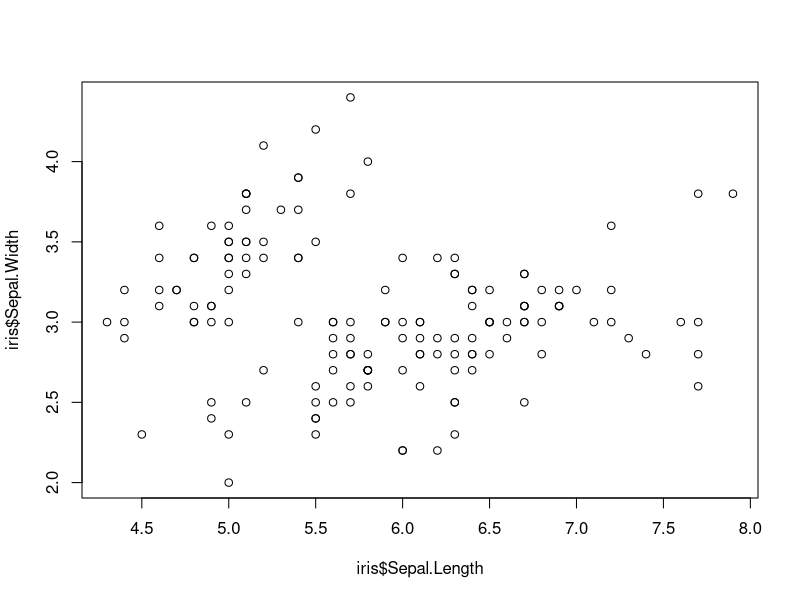
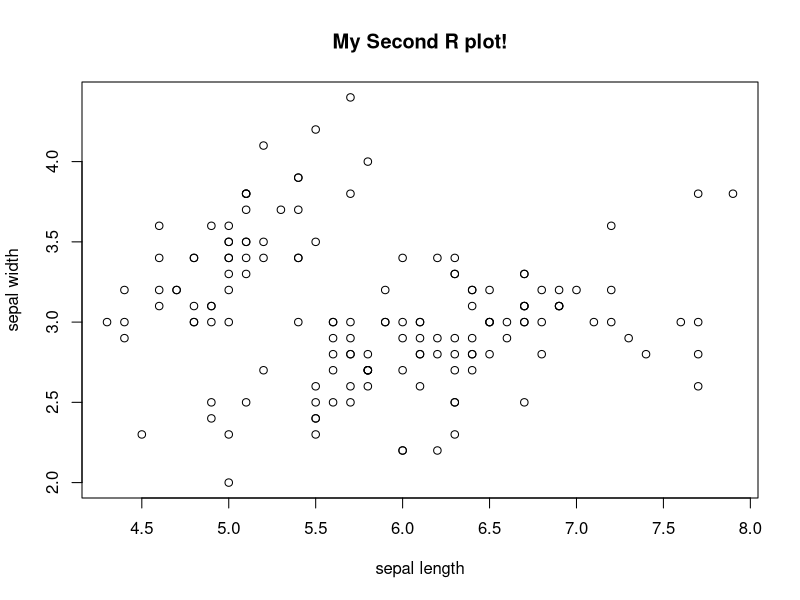
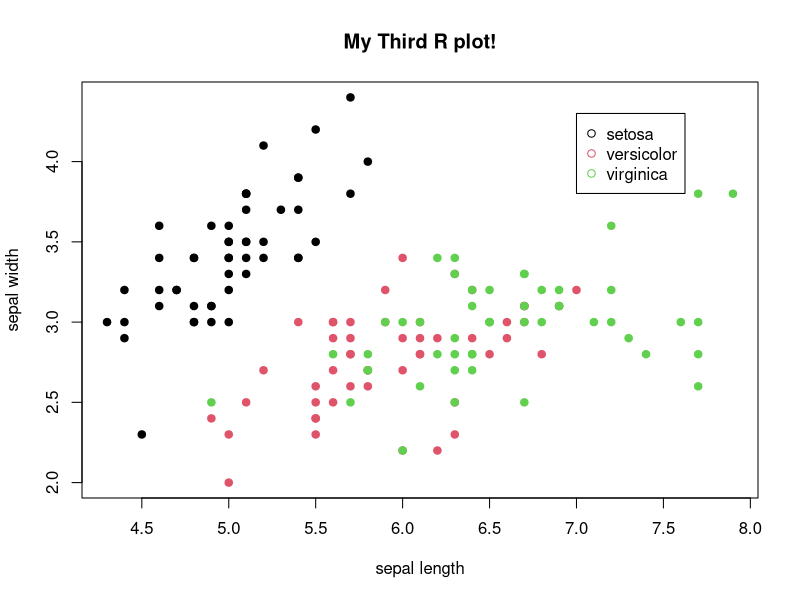
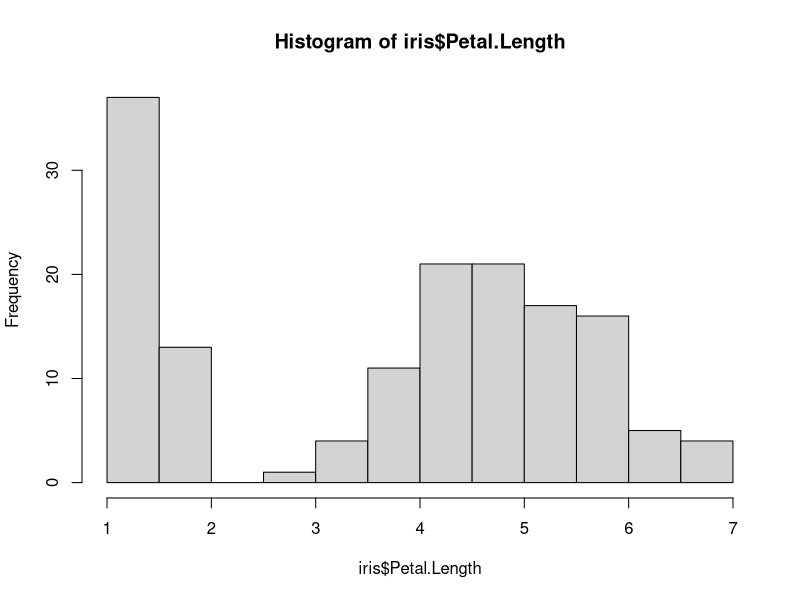
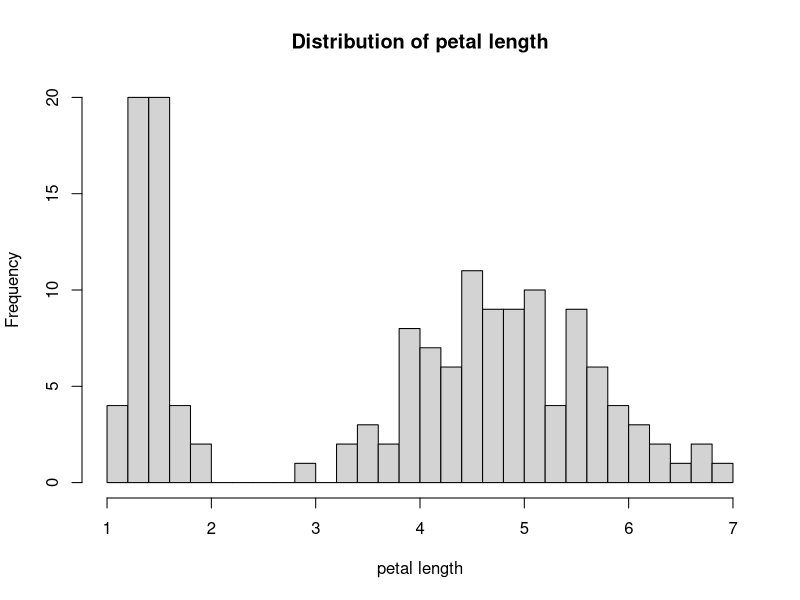
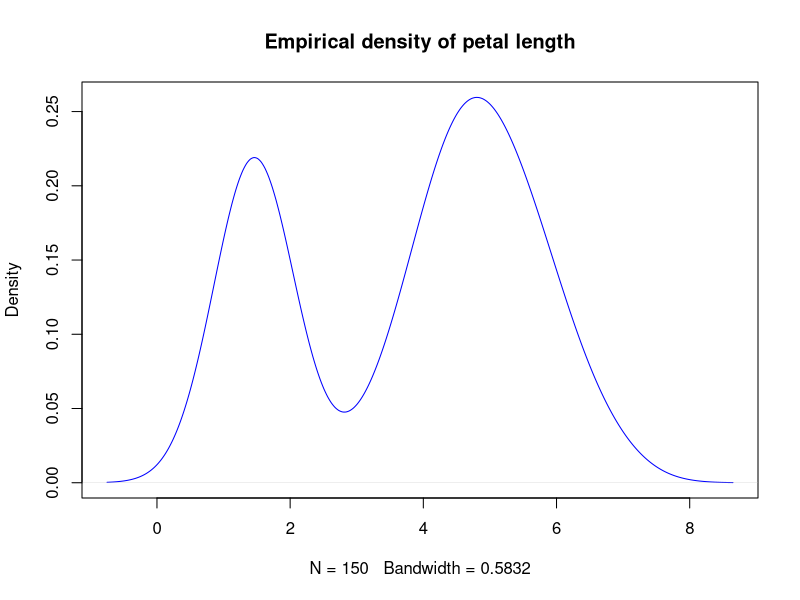
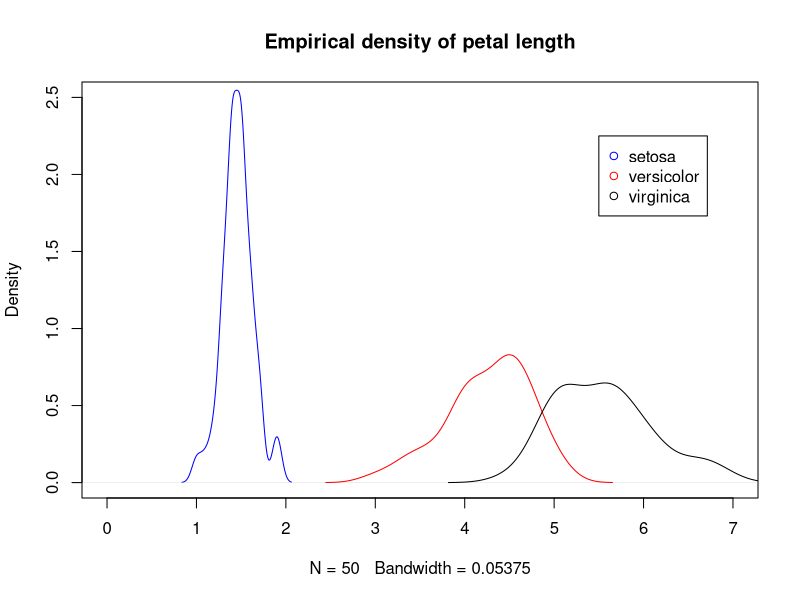
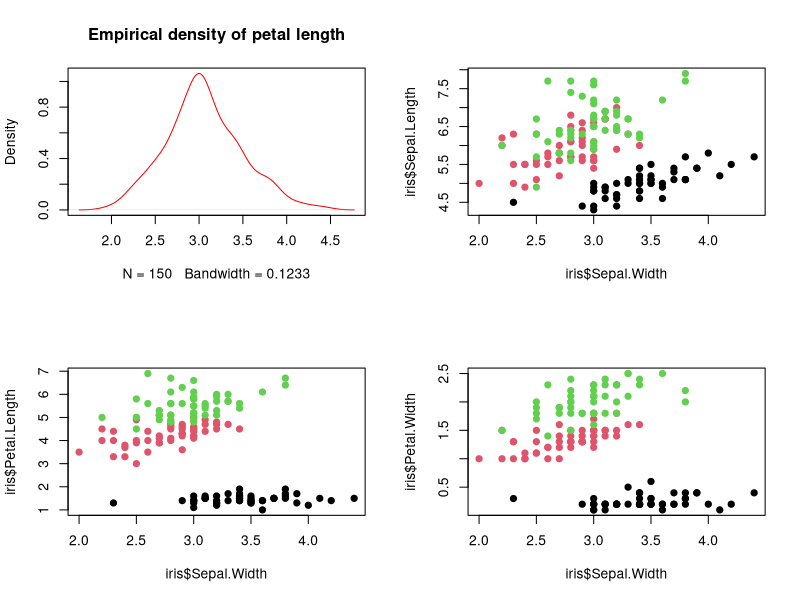

These charts were generated, in order, by the following R code:
## ---- chunk 1
knitr::opts_chunk$set(
    eval = TRUE
    , echo = TRUE
    , warning = FALSE
    , message = FALSE
)
## ---- chunk 2
# "and" logic is expressed with "&"
TRUE & TRUE   # TRUE
TRUE & FALSE  # FALSE
FALSE & FALSE # FALSE
-5 < 5 & 3 > 2 # TRUE

# "or" logic is expressed with "|"
TRUE | TRUE    # TRUE
TRUE | FALSE   # TRUE
FALSE | FALSE  # FALSE
3 < 8 | 8 > 19 # TRUE
## ---- chunk 3
# "equality" logic is specified with "=="
3 == 3   # TRUE
4 == 4.1 # FALSE

# "not" logic is specified with !. In a special case, != signifies "not equal"
!TRUE            # FALSE
!FALSE           # TRUE
! (TRUE | FALSE) # FALSE
4 != 5           # TRUE

# "greater than" and "less than" logic are specified in the way you might expect
5 < 5  # FALSE
6 <= 6 # TRUE
4 > 2  # TRUE
3 >= 3 # TRUE
## ---- chunk 4
# Load some data
data("mtcars")

# Create a logical index. Note that we get a VECTOR of logicals back
bigCarIndex <- mtcars$wt > 4

# Taking the SUM of a logical vector tells you the number of TRUEs.
# Taking the MEAN of a logical vector tells you the proportion of TRUEs
sum(bigCarIndex)
mean(bigCarIndex)

# You can use this for subsetting
mtcars[bigCarIndex,]
## ---- chunk 5
# Sample Data
wbDF <- data.frame(
    country = c("Egypt", "Cyprus", "Nicaragua", "Colombia", "Germany")
    , region  = c("Africa", "European Union", "South America", "South America", "European Union")
    , lifeexp = c(74.5, 78.0, 75.6, 72.3, 81.9)
)

# Check classes...see that "region" is a "Factor" by default!
str(wbDF)
## ---- chunk 6
# Check it out! R has assigned integer values to the "region" variable
as.integer(wbDF$region)

# But you can also access the character values if you want
as.character(wbDF$region)

# For more, see:
str(wbDF$region)
levels(wbDF$regions)
## ---- chunk 7
# Create a vector w/ missing data
some_nums <- c(1,2,NA, 6, NA, 8)
print(some_nums)

# Use is.na() to get a vector of TRUE/FALSE for the question "is this element NA?"
is.na(some_nums)

# Confirm that even w/ NAs, R still knows this is a numeric vector
class(some_nums)
## ---- chunk 8
# Removing NAs for vectors
top5 <- c(
  "Wale"
  , "Chance"
  , NA
  , "Lupe Fiasco"
  , "Shad"
  , "Kanye"
  , NA
)
print(top5)
top5cleaned <- top5[!is.na(top5)]
print(top5cleaned)

# Removing rows with ANY NAs for data.frames
myDF <- data.frame(
    x = c(1, 2, NA, 4)
    , y = c(NA, TRUE, FALSE, TRUE)
    , z = c("hey", "there", NA, "friends")
)
cleanDF <- myDF[complete.cases(myDF), ]
## ---- chunk 9
# Create a data frame where some variable have more NAs than others
testDF <- data.frame(
    var1 = sample(c(rnorm(99), NA), 200, replace = TRUE)
    , var2 = sample(c(rnorm(50), rep(NA, 50)), 200, replace = TRUE)
    , var3 = sample(c(rnorm(5), rep(NA, 95)), 200, replace = TRUE)
)

# Find columns that are more than 90% missing values
.percent_na <- function(a_vector){
    return(sum(is.na(a_vector)/length(a_vector)))
}
colsToDrop <- apply(testDF, MARGIN = 2, .percent_na) > 0.9
cleanDF <- testDF[, !colsToDrop]

# Remove rows w/ remaining NAs
cleanDF <- cleanDF[complete.cases(cleanDF),]
## ---- chunk 10
# Create a data frame where some variable have more NAs than others
testDF <- data.frame(
  var1 = sample(c(rnorm(99), NA), 500, replace = TRUE)
  , var2 = sample(c(rnorm(70), rep(NA, 30)), 500, replace = TRUE)
  , var3 = sample(c(rnorm(85), rep(NA, 15)), 500, replace = TRUE)
)

# Clean up w/ roughfix
library(randomForest)
cleanDF <- randomForest::na.roughfix(testDF)
## ---- chunk 11
# Load up the famous iris dataset
data("iris")
head(iris, n = 10)
## ---- chunk 12
# Create a simple line plot
plot(
  x = iris$Sepal.Length
  , y = iris$Sepal.Width
  , type = "p"
)

# Try again, but with labels!
plot(
  x = iris$Sepal.Length
  , y = iris$Sepal.Width
  , main = "My Second R plot!"
  , xlab = "sepal length"
  , ylab = "sepal width"
  , type = "p"
)

# Try it AGAIN, this time coloring by species and a legend
plot(
  x = iris$Sepal.Length
  , y = iris$Sepal.Width
  , main = "My Third R plot!"
  , xlab = "sepal length"
  , ylab = "sepal width"
  , type = "p"
  , col = iris$Species
  , bg = iris$Species
  , pch = 21
)

# Add a legend
legend(
  x = 7
  , y = 4.3
  , unique(iris$Species)
  , col = 1:length(iris$Species)
  , pch = 1
)
## ---- chunk 13
# Minimal Histogram
hist(iris$Petal.Length)

# Better histogram
hist(
  iris$Petal.Length
  , main = "Distribution of petal length"
  , xlab = "petal length"
  , breaks = 25
)

# Empirical density
plot(
  density(iris$Petal.Length)
  , main = "Empirical density of petal length"
  , col = "blue"
)
## ---- chunk 14

# Overlay densities of Petal length by species
plot(
  density(iris[iris$Species == "setosa", "Petal.Length"])
  , main = "Empirical density of petal length"
  , col = "blue"
  , xlim = c(0, 7)
  , ylim = c(0, 2.5)
)
lines(density(iris[iris$Species == "versicolor", "Petal.Length"]), col = "red")
lines(density(iris[iris$Species == "virginica", "Petal.Length"]), col = "black")

# Add a legend
legend(
  x = 5.5
  , y = 2.25
  , legend = unique(iris$Species)
  , col = c("blue", "red", "black")
  , pch = 1
)
## ---- chunk 15
# Set global options
par(mfrow = c(2,2))

# Dump in some plots
plot(
  density(iris$Sepal.Width)
  , main = "Empirical density of petal length"
  , col = "red"
)
plot(
  x = iris$Sepal.Width
  , y = iris$Sepal.Length
  , col = iris$Species
  , bg = iris$Species
  , pch = 21
)
plot(
  x = iris$Sepal.Width
  , y = iris$Petal.Length
  , col = iris$Species
  , bg = iris$Species
  , pch = 21
)
plot(
  x = iris$Sepal.Width
  , y = iris$Petal.Width
  , col = iris$Species
  , bg = iris$Species
  , pch = 21
)

# reset options
par(mfrow = c(1,1))
